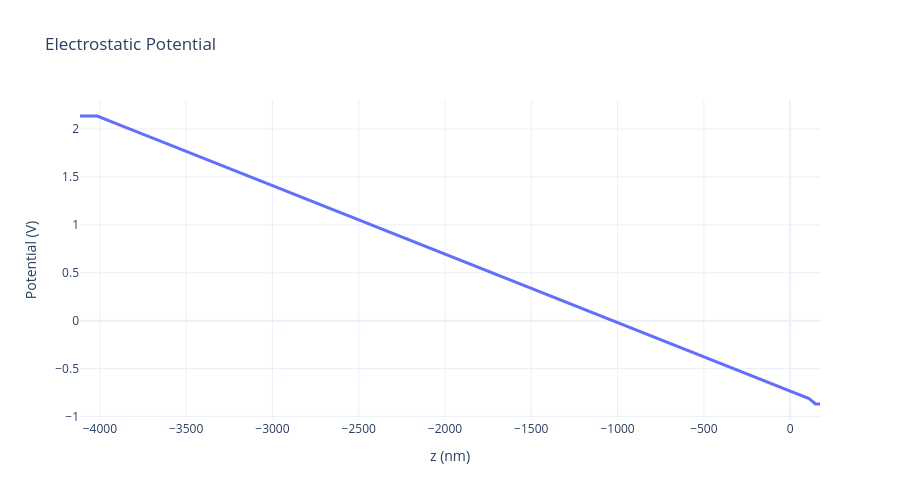

Notebook cell for this chart:
### Markdown cell above
#### - Potential

### Code cell
df_pot = pd.read_csv(BIAS0 / "potential.dat", delim_whitespace=True)

x = df_pot["x[nm]"]
phi = df_pot["Potential[V]"]

fig = go.Figure()

fig.add_trace(
    go.Scatter(
        x=x,
        y=phi,
        mode="lines",
        name="Electrostatic potential",
        line=dict(width=3)
    )
)

fig.update_layout(
    title="Electrostatic Potential",
    xaxis_title="z (nm)",
    yaxis_title="Potential (V)",
    template="plotly_white",
    height=500
)

fig.show()

### Figure 1 — Plotly figure (JSON) as saved in the notebook; plotly's stock layout.template omitted (floating-point values rounded to 4 significant figures; data arrays with more than 128 entries replaced by an {"elided": "..."} marker saying what was removed)
{"data": [{"line": {"width": 3}, "mode": "lines", "name": "Electrostatic potential", "type": "scatter", "x": {"elided": "595 float values"}, "y": {"elided": "595 float values"}}], "layout": {"height": 500, "title": {"text": "Electrostatic Potential"}, "xaxis": {"title": {"text": "z (nm)"}}, "yaxis": {"title": {"text": "Potential (V)"}}}}
